Frame 1 (no input): blank canvas, image omitted
Frame 60 (the mouse pressed at the canvas centre just before this capture): blank canvas, image omitted
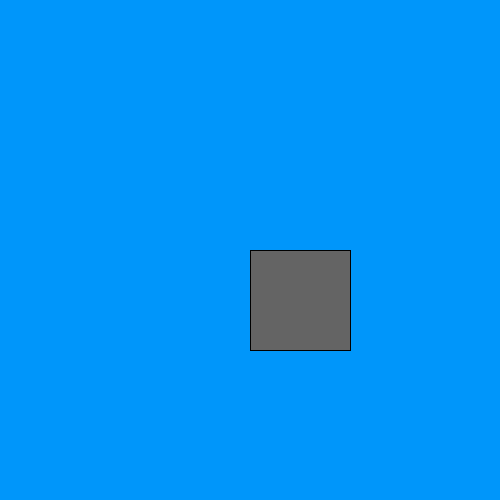
Frame 120 (the mouse held since frame 60 and released just before this capture)

The Processing sketch whose frames 1 and 60 were blank and that drew this single picture after the mouse press (run headless with seeded random() and noise(); from frame 60 on, the mouse is pressed at the canvas centre):

// Processing sketch: prettycool
// ── prettycool.pde
boolean pause = true;
int tussentijd = 0;
int voortijd = 0;
int natijd = 0;
int tijd = 0;
void setup() {
  size(500, 500);
  background(0, 150, 250);
  // println("Press S to start");
}

void draw() {
  voortijd = natijd;
  natijd = millis();

  tussentijd = natijd - voortijd;

  if (pause == false) {
    tijd += tussentijd;
  }
  println(tijd);

  if (mousePressed) {
    rect(mouseX, mouseY, 100, 100);
    fill(100, 100);
  }
}

void keyPressed() {
  if (keyCode == 80) {
    if (pause == false)
    {
      //      println("pauze");
      println(tijd);
      pause = true;
    } else {

      //      println("test");
      pause = false;
    }
  }
}
